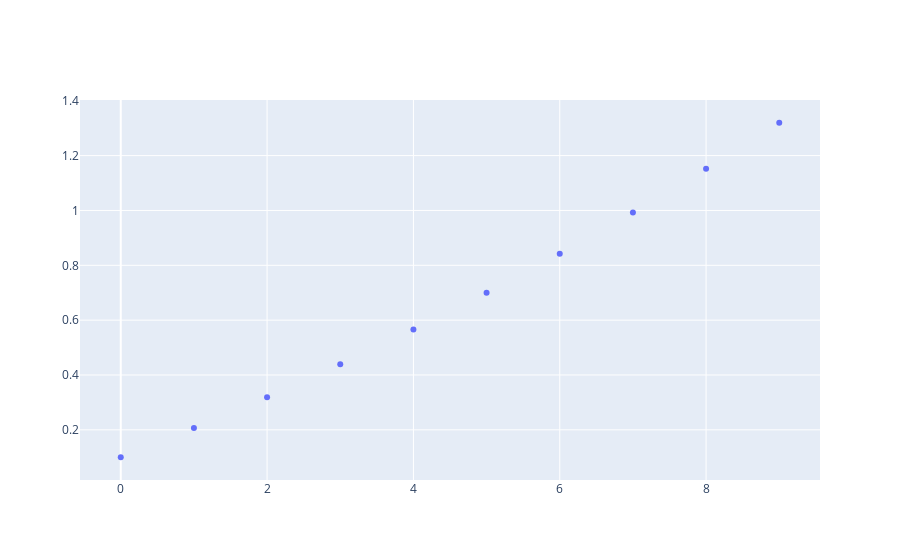

The code cell stored with this chart in its notebook:
### Code cell
plot_growth_of_P(fec, surv, 0.1)

### Figure 1 — Plotly figure (JSON) as saved in the notebook; plotly's stock layout.template omitted (floating-point values rounded to 4 significant figures)
{"data": [{"mode": "markers", "type": "scatter", "x": [0, 1, 2, 3, 4, 5, 6, 7, 8, 9], "y": [0.1, 0.2063, 0.3191, 0.4388, 0.5656, 0.7, 0.8423, 0.9927, 1.152, 1.32]}], "layout": {}}
